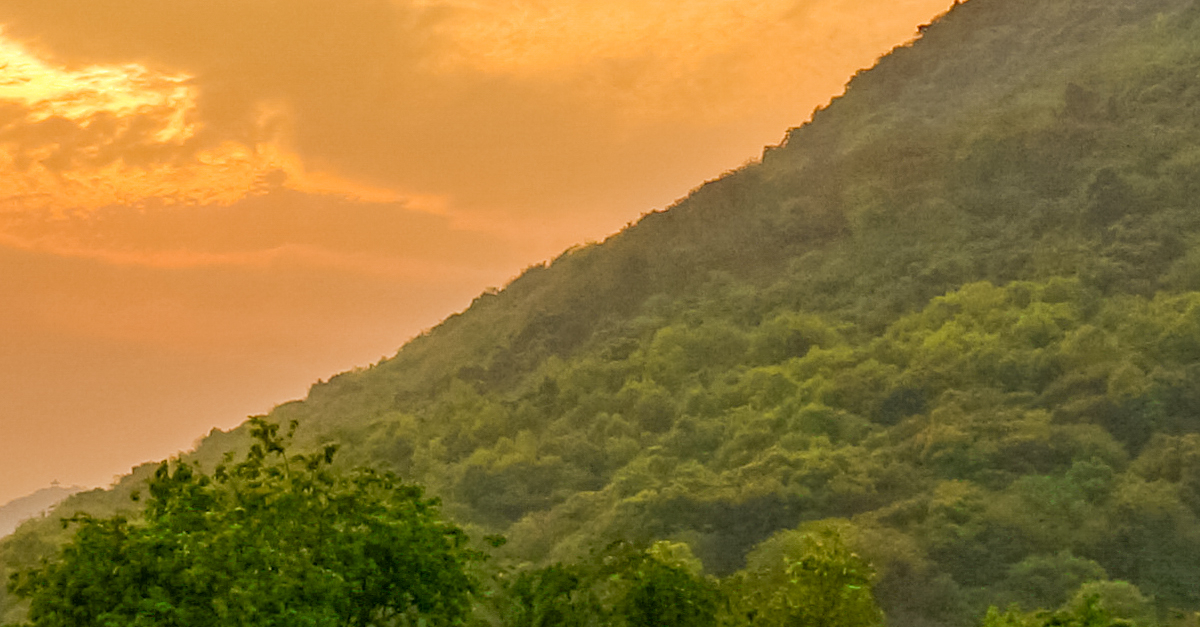
#> input picture buoi4/img1.jpg, 1200 x 627 px, found by its file name
$ python bai4.py
#> lines starting #> are read from the running program, lines starting #| are printed output that depends on the picture
import cv2
import numpy as np

image_path = "G:/hcmute/semeter1-term2-2526/XLAS/code/buoi4/img1.jpg"

img_gray = cv2.imread(image_path, cv2.IMREAD_GRAYSCALE)
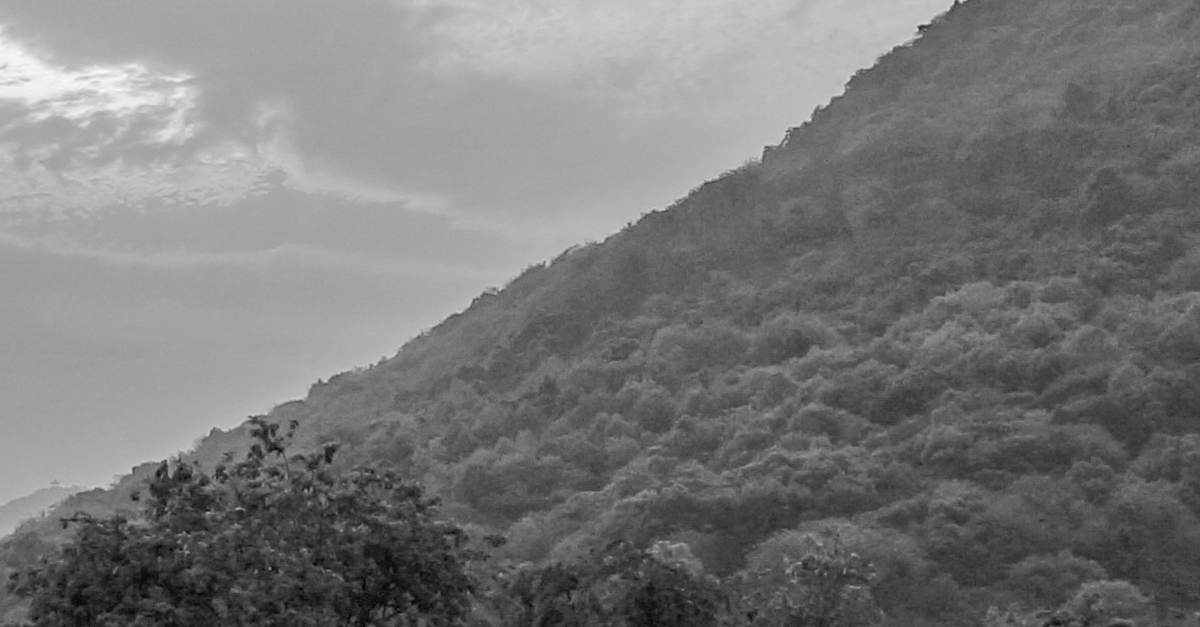
#> img_gray: shape (627, 1200); min 5, max 250, mean 120.3

if img_gray is None:
    print(f"Lỗi: Không thể đọc ảnh từ {image_path}")
else:
    #  Cân bằng Histogram Toàn cục
    img_global_eq = cv2.equalizeHist(img_gray)
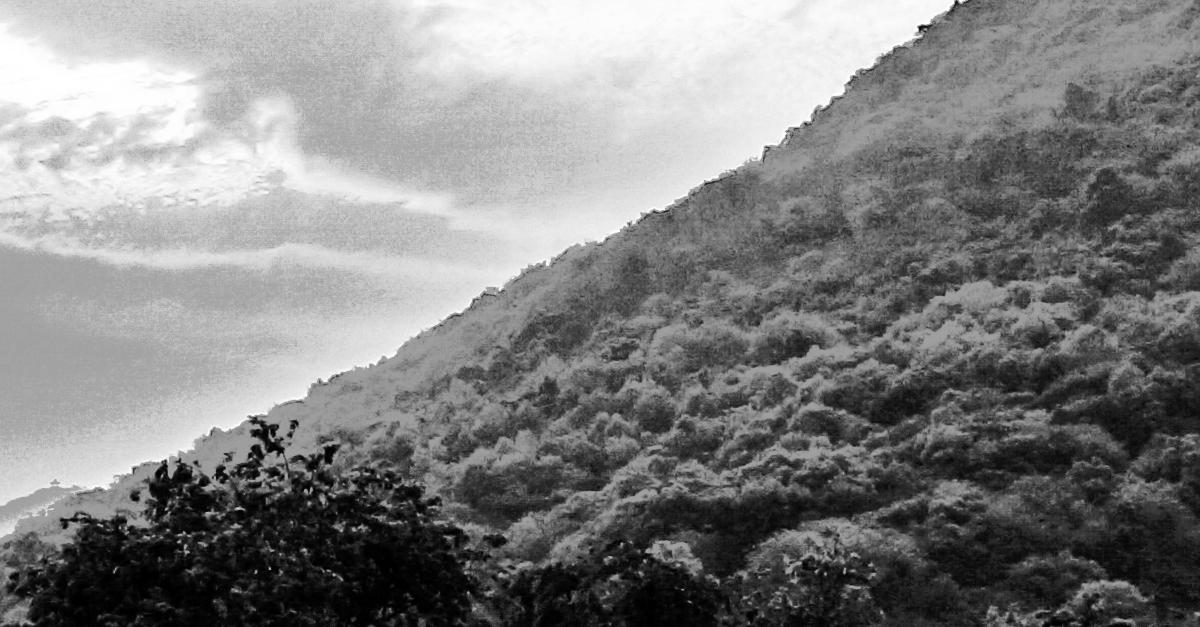
#> img_global_eq: shape (627, 1200); min 0, max 255, mean 128.7

    #  Cân bằng Histogram Thích ứng Cục bộ (CLAHE)
    # Tạo đối tượng CLAHE
    clahe = cv2.createCLAHE(clipLimit=3.0, tileGridSize=(8, 8))

    # Áp dụng CLAHE
    img_clahe = clahe.apply(img_gray)
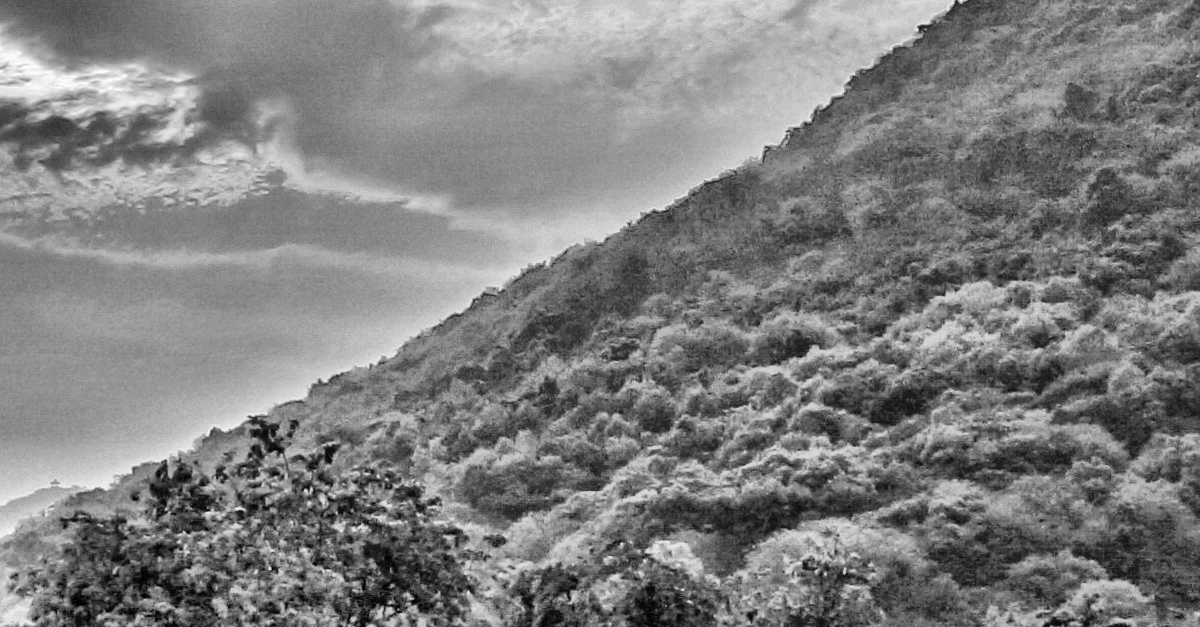
#> img_clahe: shape (627, 1200); min 1, max 253, mean 127.1

    #  Hiển thị
    cv2.imshow("Bai 4: Anh Goc", img_gray)
    cv2.imshow("Bai 4: Can bang Global (equalizeHist)", img_global_eq)
    cv2.imshow("Bai 4: Can bang Cuc bo (CLAHE)", img_clahe)

    print("Đã chạy Bài 4. Nhấn phím bất kỳ để đóng cửa sổ...")
    cv2.waitKey(0)
    cv2.destroyAllWindows()
